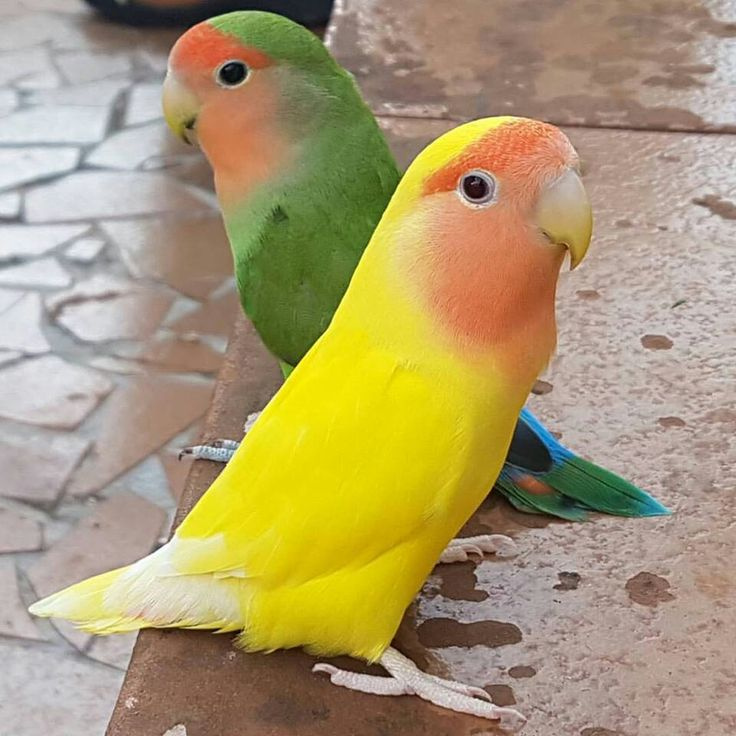
#> input picture digitalImage/bird.jpg, 736 x 736 px
$ python gradient.py
#> lines starting #> are read from the running program, lines starting #| are printed output that depends on the picture
import numpy as np
import cv2 as cv
from matplotlib import pyplot as plt
import os
cwd = os.getcwd()
img = cv.imread(os.path.join(cwd, 'bird.jpg'))
#> img is the input picture: shape (736, 736, 3); mean B, G, R 112.7, 154, 170.7
laplacian = cv.Laplacian(img, cv.CV_64F)
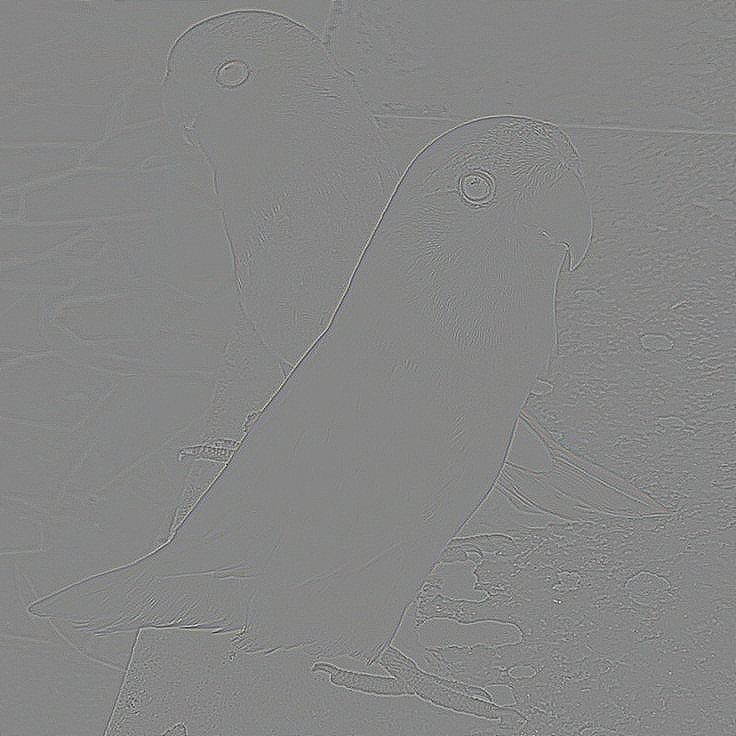
#> laplacian: shape (736, 736, 3) float64; mean B, G, R 0, 0, 0; drawn with min black and max white
sobelx = cv.Sobel(img, cv.CV_64F, 1, 0, ksize=5)
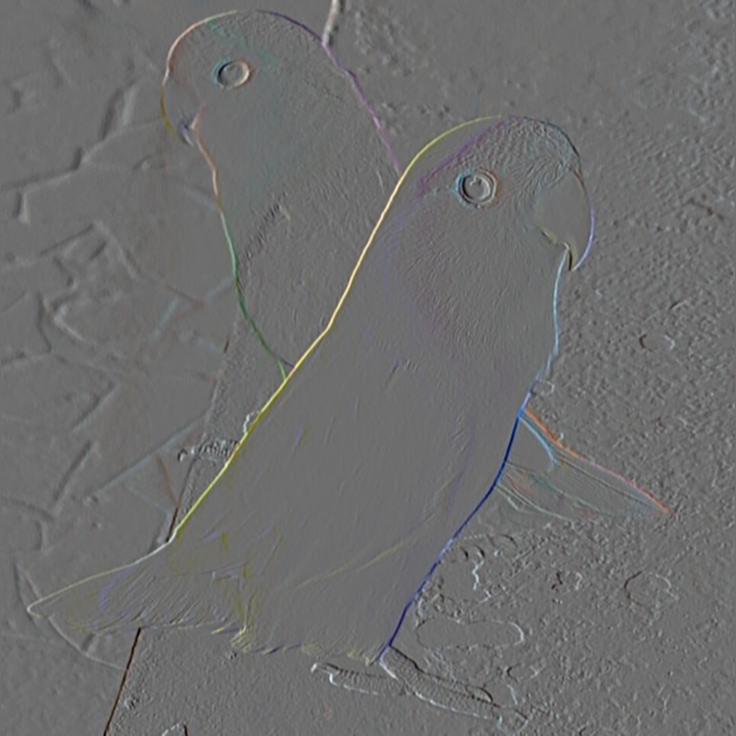
#> sobelx: shape (736, 736, 3) float64; mean B, G, R -5.8, -4.1, -1.6; drawn with min black and max white
sobely = cv.Sobel(img, cv.CV_64F, 0, 1, ksize=5)
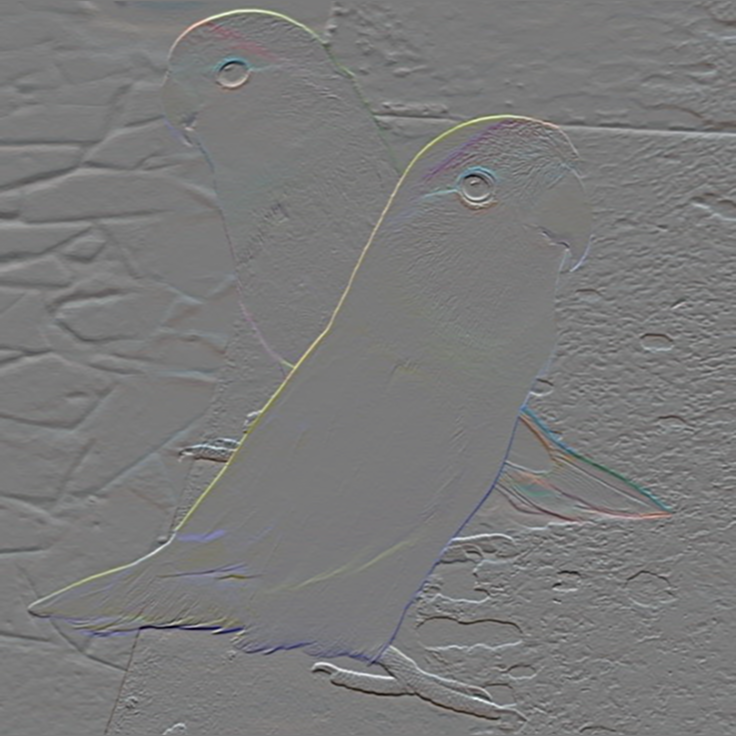
#> sobely: shape (736, 736, 3) float64; mean B, G, R 1.2, 2, 4; drawn with min black and max white
plt.subplot(2, 2, 1), plt.imshow(img, cmap='gray')
plt.title('Original'), plt.xticks([]), plt.yticks([])
plt.subplot(2, 2, 2), plt.imshow(laplacian, cmap='gray')
plt.title('Laplacian'), plt.xticks([]), plt.yticks([])
plt.subplot(2, 2, 3), plt.imshow(sobelx, cmap='gray')
plt.title('Sobel X'), plt.xticks([]), plt.yticks([])
plt.subplot(2, 2, 4), plt.imshow(sobely, cmap='gray')
plt.title('Sobel Y'), plt.xticks([]), plt.yticks([])
plt.show()
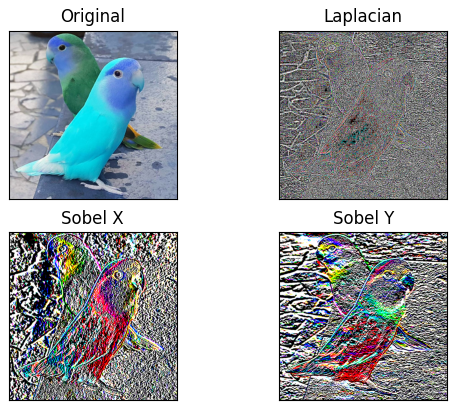
#> figure drawn by matplotlib, 4 panels; B, G, R data is drawn as R, G, B
